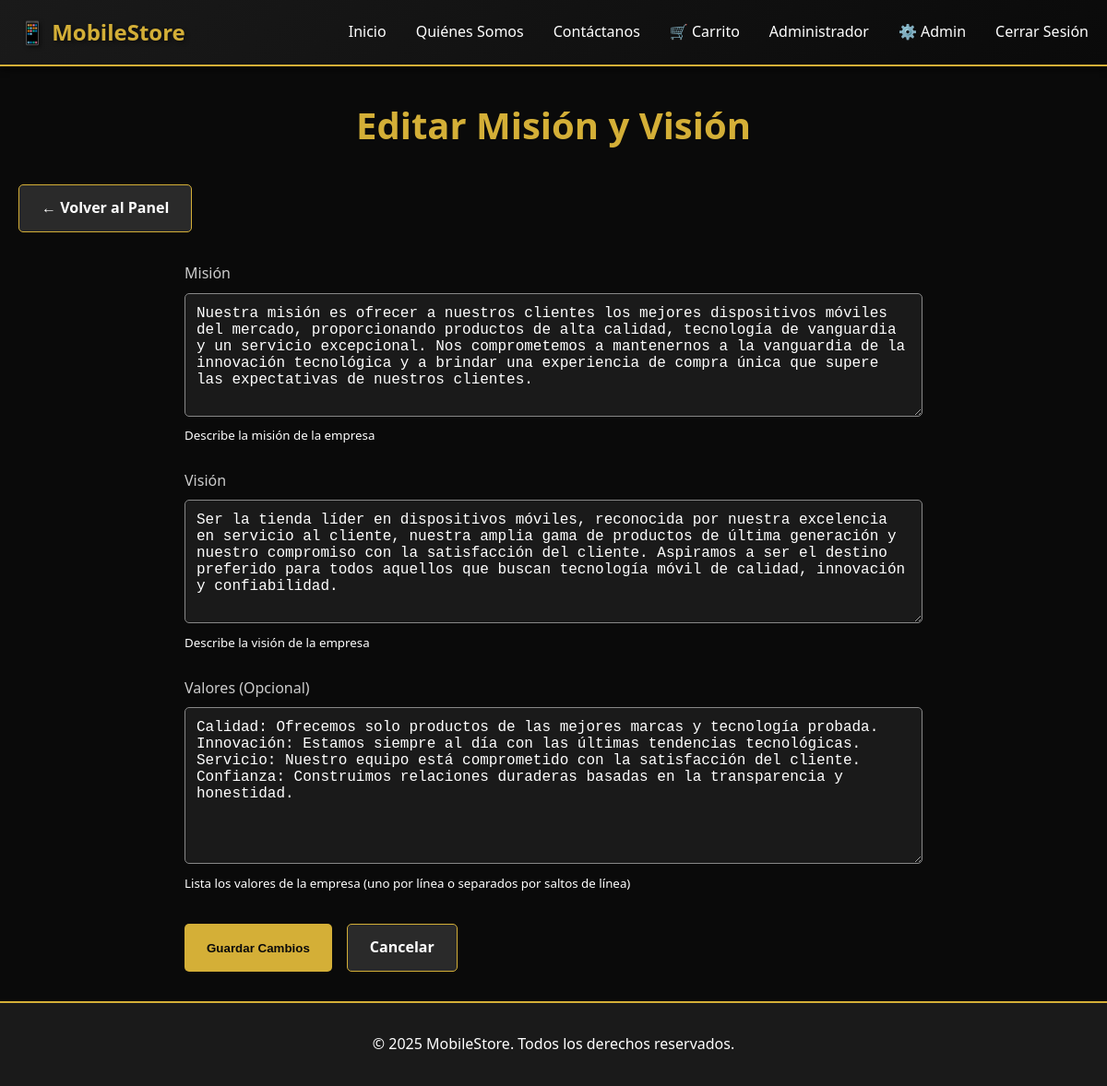
/admin/mision_vision.php (signed in), run on the app's committed database.
### tables this page shows
CREATE TABLE IF NOT EXISTS mision_vision (
    id INT PRIMARY KEY DEFAULT 1,
    mision TEXT NOT NULL,
    vision TEXT NOT NULL,
    valores TEXT,
    fecha_actualizacion TIMESTAMP DEFAULT CURRENT_TIMESTAMP ON UPDATE CURRENT_TIMESTAMP
);

### models/MisionVision.php (called while the page is built, shortened)
<?php
require_once __DIR__ . '/../config/database.php';
class MisionVision {
    private $conn;
    private $table = "mision_vision";
    public function __construct() {
        $database = new Database();
        $this->conn = $database->getConnection();
    }
    public function obtener() {
        $query = "SELECT * FROM " . $this->table . " WHERE id = 1 LIMIT 1";
        $stmt = $this->conn->prepare($query);
        $stmt->execute();
        $result = $stmt->fetch(PDO::FETCH_ASSOC);
        return $result ? $result : [
            'id' => 1,
            'mision' => 'Misión no definida',
            'vision' => 'Visión no definida',
            'valores' => ''
        ];
    }
}
?>

### config/database.php (called while the page is built, shortened)
<?php
class Database {
    private $host = "localhost";
    private $db_name = "tienda_moviles";
    private $username = "root";
    private $password = "";
    public function getConnection() {
        $this->conn = null;
        try {
            $this->conn = new PDO("mysql:host=" . $this->host . ";dbname=" . $this->db_name,
                                  $this->username, $this->password);
            $this->conn->exec("set names utf8");
            $this->conn->setAttribute(PDO::ATTR_ERRMODE, PDO::ERRMODE_EXCEPTION);
        } catch(PDOException $exception) {
            if(strpos($exception->getMessage(), "Unknown database") !== false) {
                try {
                    $temp_conn = new PDO("mysql:host=" . $this->host,
                                        $this->username, $this->password);
                    $temp_conn->setAttribute(PDO::ATTR_ERRMODE, PDO::ERRMODE_EXCEPTION);
                    $temp_conn->exec("CREATE DATABASE IF NOT EXISTS " . $this->db_name . " CHARACTER SET utf8mb4 COLLATE utf8mb4_unicode_ci");
                    $this->conn = new PDO("mysql:host=" . $this->host . ";dbname=" . $this->db_name,
                                          $this->username, $this->password);
                    $this->conn->exec("set names utf8");
                    $this->conn->setAttribute(PDO::ATTR_ERRMODE, PDO::ERRMODE_EXCEPTION);
                } catch(PDOException $e) {
                    $error_msg = "Error de conexión: " . $e->getMessage();
                    $error_msg .= "<br><br><strong>Solución:</strong> Ejecuta el archivo <a href='/IA/install.php' style='color: #d4af37;'>install.php</a> para crear la base de datos y las tablas automáticamente.";
                    echo $error_msg;
                }
            } else {
                $error_msg = "Error de conexión: " . $exception->getMessage();
                echo $error_msg;
            }
        }
        return $this->conn;
    }
}
?>

### controllers/MisionVisionController.php (called while the page is built, shortened)
<?php
require_once __DIR__ . '/../models/MisionVision.php';
class MisionVisionController {
    private $misionVision;
    public function __construct() {
        $this->misionVision = new MisionVision();
    }
    public function obtener() {
        return $this->misionVision->obtener();
    }
}
?>

### admin/mision_vision.php (the view, shortened to what this page needs)
<?php
require_once __DIR__ . '/../controllers/MisionVisionController.php';
include __DIR__ . '/../includes/header.php';
$controller = new MisionVisionController();
$datos = $controller->obtener();
?>
<main class="main-content">
    <div class="container">
        <h1 class="page-title">Editar Misión y Visión</h1>
        <div class="admin-actions">
            <a href="/IA/admin/index.php" class="btn btn-secondary">← Volver al Panel</a>
        </div>
        <div class="form-container">
            <form method="POST" action="" class="mision-vision-form">
                <div class="form-group">
                    <label for="mision">Misión</label>
                    <textarea id="mision" name="mision" rows="6" required><?php echo htmlspecialchars($datos['mision'] ?? ''); ?></textarea>
                    <small>Describe la misión de la empresa</small>
                </div>
                <div class="form-group">
                    <label for="vision">Visión</label>
                    <textarea id="vision" name="vision" rows="6" required><?php echo htmlspecialchars($datos['vision'] ?? ''); ?></textarea>
                    <small>Describe la visión de la empresa</small>
                </div>
                <div class="form-group">
                    <label for="valores">Valores (Opcional)</label>
                    <textarea id="valores" name="valores" rows="8"><?php echo htmlspecialchars($datos['valores'] ?? ''); ?></textarea>
                    <small>Lista los valores de la empresa (uno por línea o separados por saltos de línea)</small>
                </div>
                <div class="form-actions">
                    <button type="submit" class="btn btn-primary">Guardar Cambios</button>
                    <a href="/IA/admin/index.php" class="btn btn-secondary">Cancelar</a>
                </div>
            </form>
        </div>
    </div>
</main>
<?php include __DIR__ . '/../includes/footer.php'; ?>

### assets/css/style.css (style rules this page uses)
:root { --color-black: #0a0a0a; --color-dark: #1a1a1a; --color-darker: #2a2a2a; --color-gold: #d4af37; --color-gold-light: #f4d03f; --color-gold-dark: #b8941f; --color-white: #ffffff; --color-gray: #888888; --color-gray-light: #cccccc; }
* { margin: 0; padding: 0; box-sizing: border-box; }
body { font-family: 'Segoe UI', Tahoma, Geneva, Verdana, sans-serif; background-color: var(--color-black); color: var(--color-white); line-height: 1.6; min-height: 100vh; display: flex; flex-direction: column; }
.container { max-width: 1200px; margin: 0 auto; padding: 0 20px; }
.main-content { flex: 1; padding: 2rem 0; }
.btn { display: inline-block; padding: 0.75rem 1.5rem; background: var(--color-gold); color: var(--color-black); text-decoration: none; border: none; border-radius: 5px; cursor: pointer; font-weight: bold; transition: all 0.3s; text-align: center; }
.btn-primary { background: var(--color-gold); color: var(--color-black); }
.btn-secondary { background: var(--color-darker); color: var(--color-white); border: 1px solid var(--color-gold); }
.form-group { margin-bottom: 1.5rem; }
.form-group label { display: block; margin-bottom: 0.5rem; color: var(--color-gray-light); }
.form-group input, .form-group textarea { width: 100%; padding: 0.75rem; background: var(--color-dark); border: 1px solid var(--color-gray); border-radius: 5px; color: var(--color-white); font-size: 1rem; }
.page-title { font-size: 2.5rem; color: var(--color-gold); margin-bottom: 2rem; text-align: center; }
.admin-actions { margin-bottom: 2rem; }
.form-container { max-width: 800px; margin: 0 auto; }
.form-actions { display: flex; gap: 1rem; margin-top: 2rem; }

### data on the page
mision_vision: mision "Nuestra misión es ofrecer a nuestros clientes los mejores dispositivos móviles del mercado, proporcionando productos de alta calidad, tecnología de vanguardia y un servicio excepcional. Nos comprometemos a mantenernos a la vanguardia de la innovación tecnológica y a brindar una experiencia de compra única que supere las expectativas de nuestros clientes.", vision "Ser la tienda líder en dispositivos móviles, reconocida por nuestra excelencia en servicio al cliente, nuestra amplia gama de productos de última generación y nuestro compromiso con la satisfacción del cliente. Aspiramos a ser el destino preferido para todos aquellos que buscan tecnología móvil de calidad, innovación y confiabilidad.", valores "Calidad: Ofrecemos solo productos de las mejores marcas y tecnología probada. Innovación: Estamos siempre al día con las últimas tendencias tecnológicas. Servicio: Nuestro equipo está comprometido con la satisfacción del cliente. Confianza: Construimos relaciones duraderas basadas en la transparencia y honestidad."

### other printed values
$_SESSION['usuario_nombre'] "Administrador"
